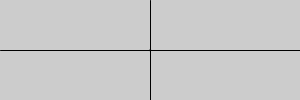
Frame 1 (no input)
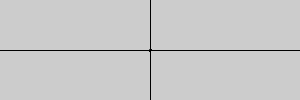
Frame 60 (the mouse pressed at the canvas centre just before this capture)
Frame 120 (the mouse held since frame 60 and released just before this capture): identical to frame 60, image omitted

The Processing sketch that drew these frames (run headless with seeded random() and noise(); from frame 60 on, the mouse is pressed at the canvas centre):

// Processing sketch: sketch_230418e
// ── sketch_230418e.pde
void setup() {
  size(300, 100);
}


void draw() {
  //   circle(90*3,40*3,10);
  line (0, 50, 300, 50);
  line(150, 0, 150, 100);

  ellipse (150, 50, 1, 1);
}
